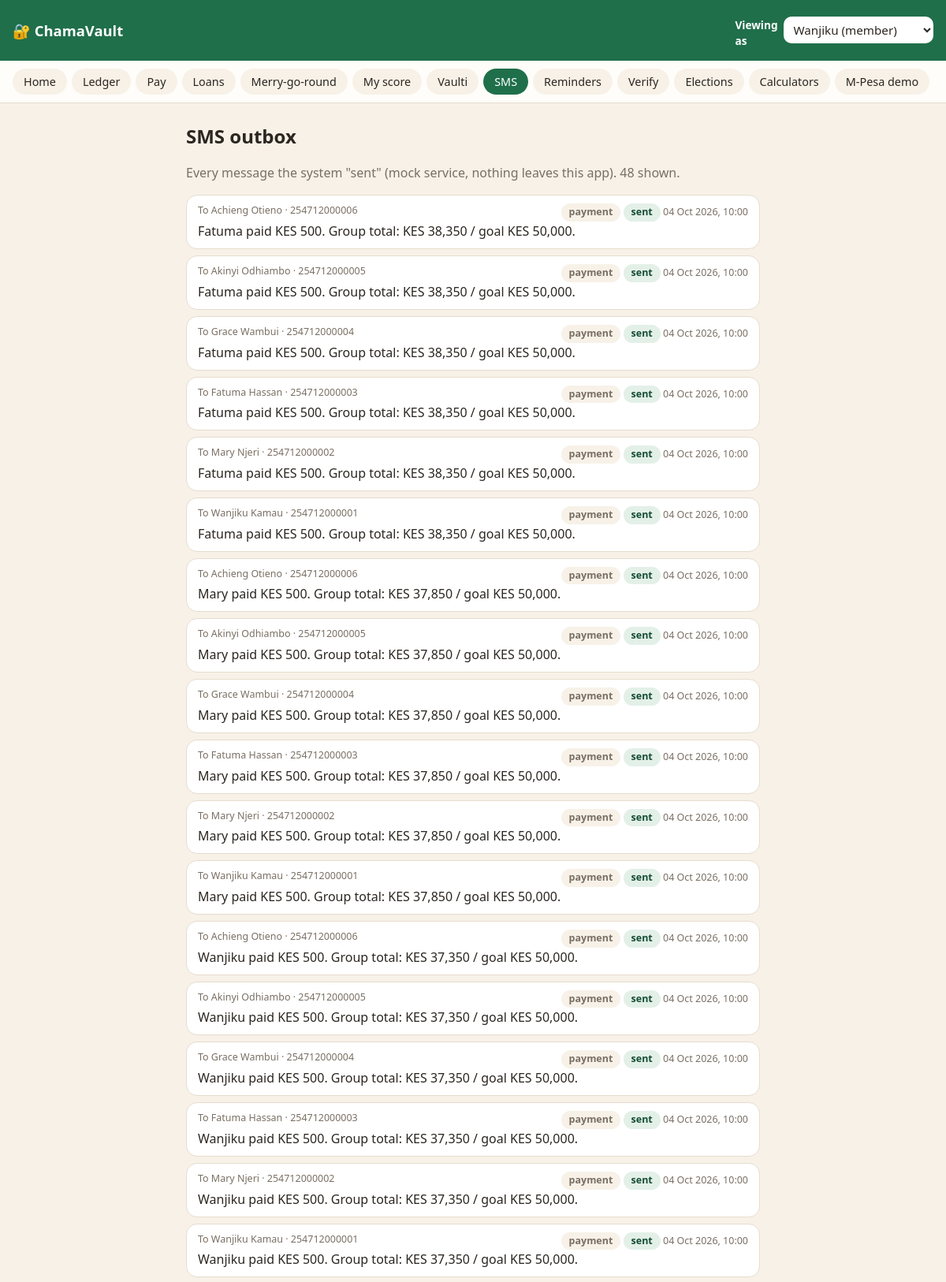
/sms (upper part), run on the app's committed database.
### app/models.py (models this page shows)
class SmsLog(db.Model):
    id = db.Column(db.Integer, primary_key=True)
    member_id = db.Column(db.ForeignKey("member.id"))
    to_phone = db.Column(db.String(15), nullable=False)
    body = db.Column(db.String(320), nullable=False)
    kind = db.Column(db.String(24), nullable=False)  # payment|correction|reminder|fraud_alert|loan
    status = db.Column(db.String(10), nullable=False, default="sent")
    created_at = db.Column(db.DateTime, nullable=False, default=now_utc)
    member = db.relationship("Member")

class Member(db.Model):
    id = db.Column(db.Integer, primary_key=True)
    chama_id = db.Column(db.ForeignKey("chama.id"), nullable=False)
    name = db.Column(db.String(80), nullable=False)
    phone = db.Column(db.String(15), unique=True, nullable=False)  # 2547XXXXXXXX
    role = db.Column(db.String(12), nullable=False, default="member")
    pin_hash = db.Column(db.String(255), nullable=False)
    credit_score = db.Column(db.Integer, nullable=False, default=500)
    streak = db.Column(db.Integer, nullable=False, default=0)      # on-time contribution streak
    @property
    def first_name(self):
        return self.name.split()[0]

### app/routes/sms_routes.py (the view)
@bp.route("/sms")
def outbox():
    messages = SmsLog.query.order_by(SmsLog.id.desc()).limit(200).all()
    return render_template("sms.html", messages=messages)

### app/auth.py (called while the page is built)
def load_viewer():
    member = db.session.get(Member, session.get("viewer_id") or 0)
    if member is None:
        member = Member.query.filter_by(role="member").order_by(Member.id).first() or Member.query.first()
    g.viewer = member

### app/timeutil.py (called while the page is built)
def to_nairobi(dt: datetime) -> datetime:
    return dt.replace(tzinfo=timezone.utc).astimezone(NAIROBI)

### app/templates/sms.html (shortened to what this page needs)
{% extends "base.html" %}
{% block content %}
<h1>SMS outbox</h1>
<p class="muted">Every message the system "sent" (mock service, nothing leaves this app). {{ messages|length }} shown.</p>
{% for s in messages %}
<div class="sms">
  <div class="meta"><span>To {{ s.member.name if s.member else s.to_phone }} · {{ s.to_phone }}</span>
    <span><span class="badge">{{ s.kind.replace('_', ' ') }}</span> <span class="badge good">{{ s.status }}</span> {{ s.created_at|nairobi }}</span></div>
  <div>{{ s.body }}</div>
</div>
{% else %}<p>No messages yet.</p>{% endfor %}
{% endblock %}

### app/static/css/style.css (style rules this page uses)
:root { --green: #1f6f4a; --green-dark: #154d34; --green-soft: #e3f0e8; --terra: #c4573a; --terra-soft: #f8e4dc; --amber: #b7791f; --amber-soft: #fbf0d8; --bg: #f7f1e8; --card: #fffdf9; --ink: #2b2620; --muted: #7a6f63; --line: #e6dccd; --radius: 16px; }
* { box-sizing: border-box; }
body { margin: 0; background: var(--bg); color: var(--ink); font: 16px/1.5 system-ui, -apple-system, "Segoe UI", Roboto, sans-serif; }
h1 { font-size: 1.5rem; margin: 8px 0 12px; }
.muted { color: var(--muted); }
.badge { display: inline-block; padding: 2px 10px; border-radius: 999px; font-size: .78rem; font-weight: 700; background: var(--bg); }
.badge.good { background: var(--green-soft); color: var(--green-dark); }
.sms { background: #fff; border: 1px solid var(--line); border-radius: 14px; padding: 10px 14px; margin: 8px 0; }
.sms .meta { color: var(--muted); font-size: .78rem; display: flex; justify-content: space-between; gap: 8px; flex-wrap: wrap; }

### data on the page
SmsLog: member "Achieng Otieno", to_phone "254712000006", kind.replace "payment", status "sent", created_at|nairobi "04 Oct 2026, 10:00", body "Fatuma paid KES 500. Group total: KES 38,350 / goal KES 50,000."
SmsLog: member "Akinyi Odhiambo", to_phone "254712000005", kind.replace "payment", status "sent", created_at|nairobi "04 Oct 2026, 10:00", body "Fatuma paid KES 500. Group total: KES 38,350 / goal KES 50,000."
SmsLog: member "Grace Wambui", to_phone "254712000004", kind.replace "payment", status "sent", created_at|nairobi "04 Oct 2026, 10:00", body "Fatuma paid KES 500. Group total: KES 38,350 / goal KES 50,000."
SmsLog: member "Fatuma Hassan", to_phone "254712000003", kind.replace "payment", status "sent", created_at|nairobi "04 Oct 2026, 10:00", body "Fatuma paid KES 500. Group total: KES 38,350 / goal KES 50,000."
SmsLog: member "Mary Njeri", to_phone "254712000002", kind.replace "payment", status "sent", created_at|nairobi "04 Oct 2026, 10:00", body "Fatuma paid KES 500. Group total: KES 38,350 / goal KES 50,000."
SmsLog: member "Wanjiku Kamau", to_phone "254712000001", kind.replace "payment", status "sent", created_at|nairobi "04 Oct 2026, 10:00", body "Fatuma paid KES 500. Group total: KES 38,350 / goal KES 50,000."
SmsLog: member "Achieng Otieno", to_phone "254712000006", kind.replace "payment", status "sent", created_at|nairobi "04 Oct 2026, 10:00", body "Mary paid KES 500. Group total: KES 37,850 / goal KES 50,000."
SmsLog: member "Akinyi Odhiambo", to_phone "254712000005", kind.replace "payment", status "sent", created_at|nairobi "04 Oct 2026, 10:00", body "Mary paid KES 500. Group total: KES 37,850 / goal KES 50,000."
SmsLog: member "Grace Wambui", to_phone "254712000004", kind.replace "payment", status "sent", created_at|nairobi "04 Oct 2026, 10:00", body "Mary paid KES 500. Group total: KES 37,850 / goal KES 50,000."
SmsLog: member "Fatuma Hassan", to_phone "254712000003", kind.replace "payment", status "sent", created_at|nairobi "04 Oct 2026, 10:00", body "Mary paid KES 500. Group total: KES 37,850 / goal KES 50,000."
SmsLog: member "Mary Njeri", to_phone "254712000002", kind.replace "payment", status "sent", created_at|nairobi "04 Oct 2026, 10:00", body "Mary paid KES 500. Group total: KES 37,850 / goal KES 50,000."
SmsLog: member "Wanjiku Kamau", to_phone "254712000001", kind.replace "payment", status "sent", created_at|nairobi "04 Oct 2026, 10:00", body "Mary paid KES 500. Group total: KES 37,850 / goal KES 50,000."
SmsLog: member "Achieng Otieno", to_phone "254712000006", kind.replace "payment", status "sent", created_at|nairobi "04 Oct 2026, 10:00", body "Wanjiku paid KES 500. Group total: KES 37,350 / goal KES 50,000."
SmsLog: member "Akinyi Odhiambo", to_phone "254712000005", kind.replace "payment", status "sent", created_at|nairobi "04 Oct 2026, 10:00", body "Wanjiku paid KES 500. Group total: KES 37,350 / goal KES 50,000."
SmsLog: member "Grace Wambui", to_phone "254712000004", kind.replace "payment", status "sent", created_at|nairobi "04 Oct 2026, 10:00", body "Wanjiku paid KES 500. Group total: KES 37,350 / goal KES 50,000."
SmsLog: member "Fatuma Hassan", to_phone "254712000003", kind.replace "payment", status "sent", created_at|nairobi "04 Oct 2026, 10:00", body "Wanjiku paid KES 500. Group total: KES 37,350 / goal KES 50,000."
SmsLog: member "Mary Njeri", to_phone "254712000002", kind.replace "payment", status "sent", created_at|nairobi "04 Oct 2026, 10:00", body "Wanjiku paid KES 500. Group total: KES 37,350 / goal KES 50,000."
SmsLog: member "Wanjiku Kamau", to_phone "254712000001", kind.replace "payment", status "sent", created_at|nairobi "04 Oct 2026, 10:00", body "Wanjiku paid KES 500. Group total: KES 37,350 / goal KES 50,000."

### other printed values
{{ label }} "Home" "Ledger" "Pay" "Loans" "Merry-go-round" "My score" "Vaulti" "SMS" "Reminders" "Verify" "Elections" "Calculators" "M-Pesa demo"
{{ messages|length }} "48"
form field member_id "Wanjiku (member)"
